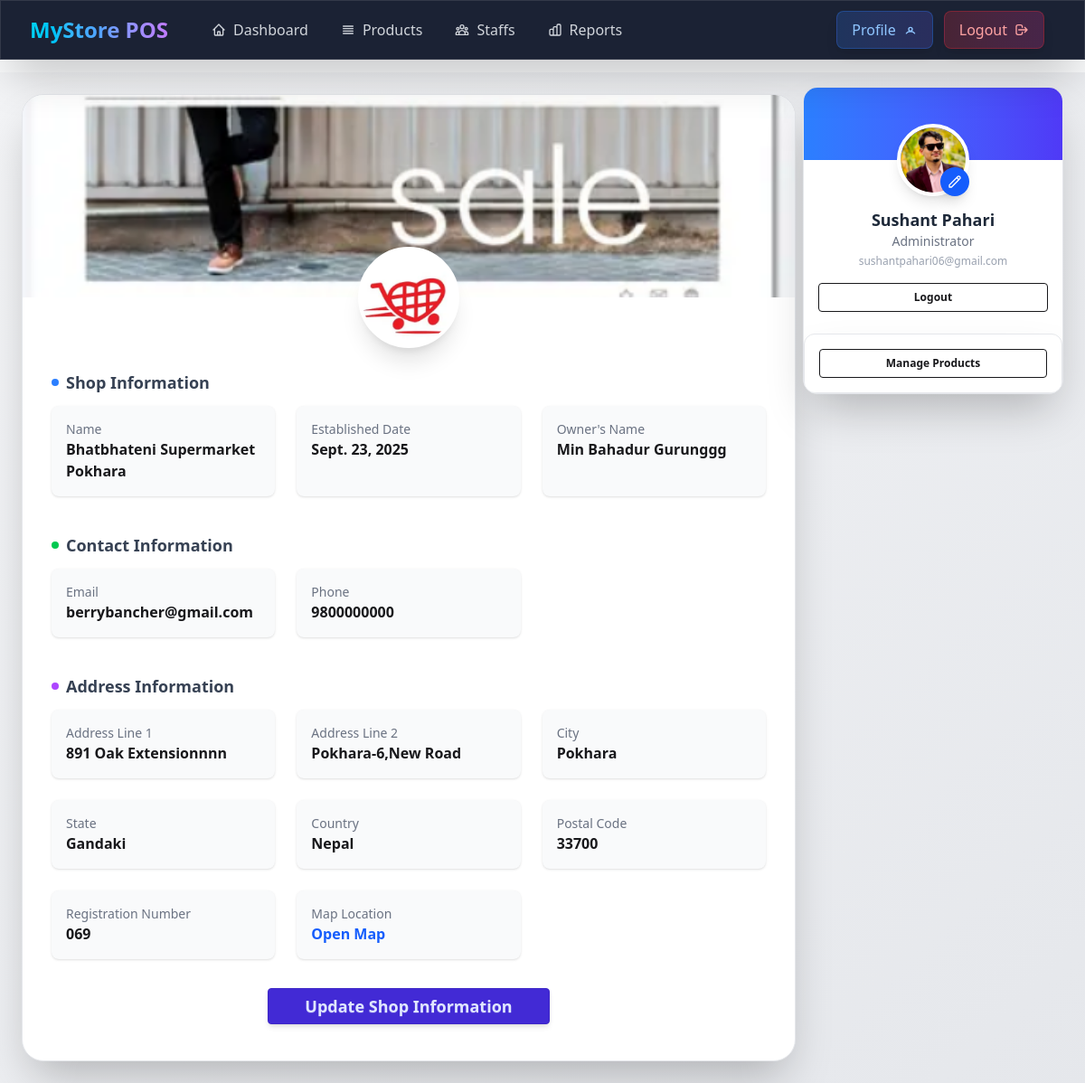
Page /shop/profile/ (signed in) on the earlier database version.
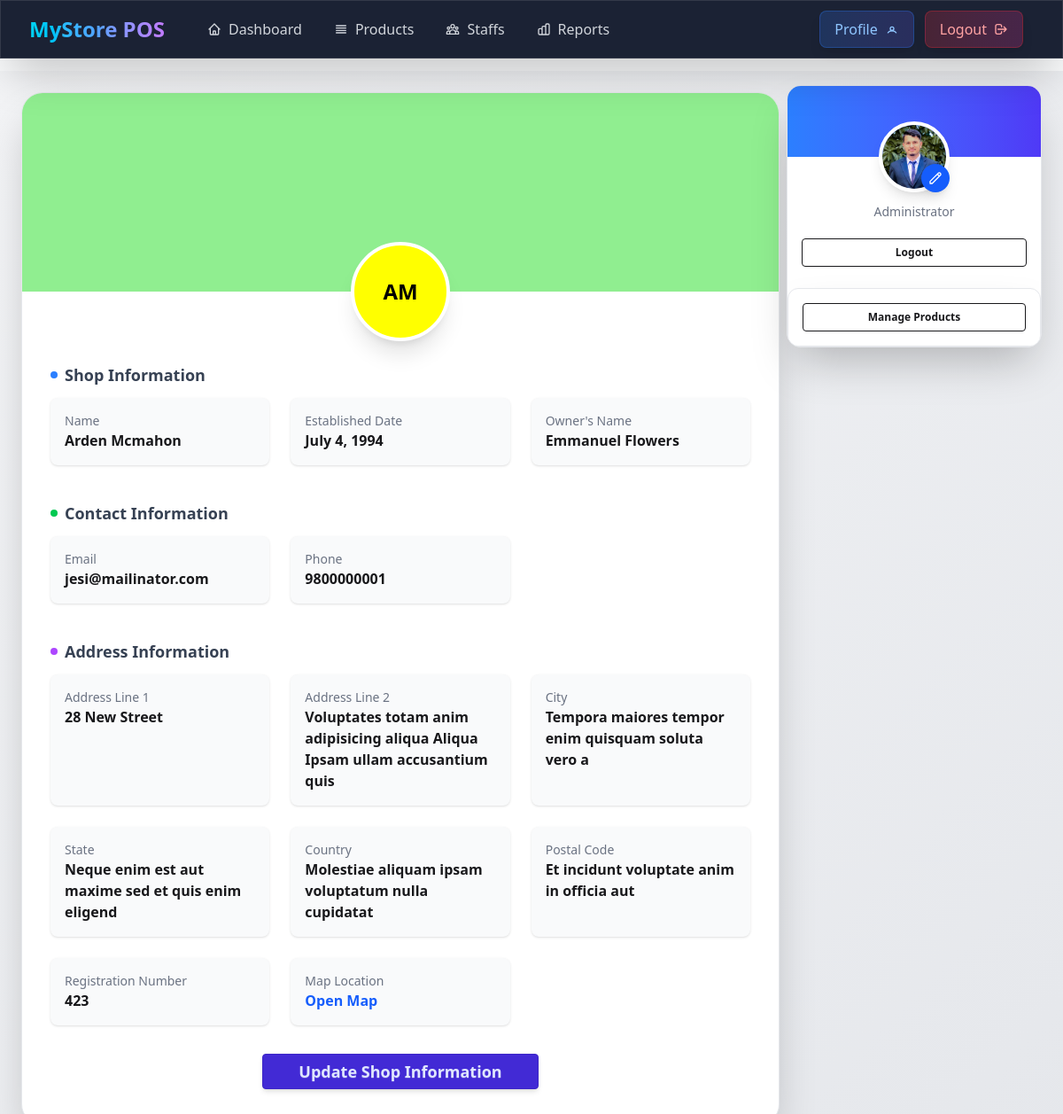
Same page on the later database version.
### accounts/models.py (models this page shows, shortened)
class CustomUser(AbstractUser):
    class Roles(models.TextChoices):
        SHOP_ADMIN="shop_admin","Shop Admin"
        STAFF="staff","Staff"
    address = models.CharField(max_length=255, null=True, blank=True)
    phone_number = models.CharField(max_length=10, null=True, blank=True)
    profile_pic = models.ImageField(upload_to="profile_pics", null=True, blank=True)
    role=models.CharField(
        max_length=20,
        choices=Roles.choices,
        default=Roles.SHOP_ADMIN,
    )
    workplace = models.ForeignKey(
        'shop.Shop',
        on_delete=models.CASCADE,
        null=True,
        blank=True,
        related_name='staff_members'  # This is fine
    )
    @property
    def profile_pic_url(self):
        if self.profile_pic and hasattr(self.profile_pic, 'url'):
            return self.profile_pic.url
        return '/static/images/default-profile.png'

### shop/models.py (models this page shows, shortened)
class Shop(models.Model):
    admin_user = models.OneToOneField("accounts.CustomUser", on_delete=models.CASCADE, related_name='shop')
    name = models.CharField(max_length=255)
    code=models.CharField(max_length=10, unique=True, blank=True, null=True)
    slug = models.SlugField(unique=True,blank=True, null=True)
    owner_name = models.CharField(max_length=255)
    email = models.EmailField(blank=True, null=True)
    phone_number = models.CharField(max_length=20)
    address_line_1 = models.CharField(max_length=255)
    address_line_2 = models.CharField(max_length=255)
    city=models.CharField(max_length=50)
    state=models.CharField(max_length=50)
    country=models.CharField(max_length=50)
    postal_code=models.CharField(max_length=50)
    map_location_url=models.URLField(blank=True, null=True)
    registration_number = models.CharField(max_length=100, blank=True, null=True)
    logo = models.ImageField(upload_to="shop_logos/", blank=True, null=True)
    banner = models.ImageField(upload_to="shop_banners/", blank=True, null=True)
    is_active = models.BooleanField(default=True)
    created_at = models.DateTimeField(auto_now_add=True)
    updated_at = models.DateTimeField(auto_now=True)
    established_date = models.DateField(blank=True, null=True)

### shop/views.py (the view)
# urls.py: path("profile/", views.shop_profile, name="shop_profile"),
@login_required
def shop_profile(request):
    shop_admin = request.user
    try:
        shop_data = shop_admin.shop
    except Exception:
        messages.warning(request, "You need to register your shop first.")
        return redirect("shop:shop_register")
    context = {
        'admin': shop_admin,
        'shop': shop_data
    }
    return render(request, "shop/profile.html", context)

### shop/templates/shop/profile.html (shortened to what this page needs)
{% extends 'base.html' %}
{% load text_extras %}
{% block content %}
<main class="min-h-screen flex justify-center p-6 w-full bg-gradient-to-br from-gray-100 to-gray-200 dark:from-gray-900 dark:to-gray-800 relative lg:pr-80">
    <div class="hidden lg:block fixed top-24 right-6 w-72 space-y-4 z-30">
        <div class="rounded-2xl shadow-2xl bg-white dark:bg-gray-800 overflow-hidden border border-gray-200 dark:border-gray-700">
            <div class="relative -mt-10 flex flex-col items-center px-4 pb-6">
                <div class="relative">
                    <img src="{{admin.profile_pic_url}}" alt="User Profile"
                         class="w-20 h-20 rounded-full object-cover border-4 border-white shadow-lg">
                    <button onclick="document.getElementById('profilePicInputDesktop').click()"
                            class="absolute bottom-0 right-0 w-8 h-8 bg-blue-600 rounded-full flex items-center justify-center
                                   text-white shadow-lg hover:bg-blue-700 transition">
                        <svg class="w-4 h-4" fill="none" stroke="currentColor" viewBox="0 0 24 24">
                            <path stroke-linecap="round" stroke-linejoin="round" stroke-width="2"
                                  d="M15.232 5.232l3.536 3.536m-2.036-5.036a2.5 2.5 0 113.536 3.536L6.5 21.036H3v-3.572L16.732 3.732z"/>
                        </svg>
                    </button>
                </div>
                <h3 class="mt-3 text-lg font-bold text-gray-800 dark:text-gray-200">{{admin.get_full_name}}</h3>
                <p class="text-sm text-gray-500">Administrator</p>
                <p class="text-xs text-gray-400 mt-1 truncate">{{admin.email}}</p>
                <a class="btn btn-sm btn-outline mt-4 w-full" href="{% url 'accounts:logout_view' %}">Logout</a>
            </div>
            <div class="rounded-xl shadow-2xl bg-white dark:bg-gray-800 border border-gray-200 dark:border-gray-700 p-4 space-y-2 ">
                <a class="btn btn-outline btn-sm w-full" href="{% url 'shop:item_list' %}">Manage Products</a>
            </div>
        </div>
        </div>
    <div class="w-full max-w-5xl shadow-2xl rounded-3xl overflow-hidden bg-white dark:bg-gray-900 border border-gray-200 dark:border-gray-700">
        <div class="relative h-56">
            {% if shop.banner %}
            <img src="{{shop.banner.url}}" alt="Banner"
                 class="w-full h-full object-cover">
            {% else %}
                <div class="w-full h-full object-cover" style="background-color: lightgreen"></div>
            {% endif %}
            <div class="absolute -bottom-14 left-1/2 transform -translate-x-1/2">
                {% if shop.logo %}
                    <img src="{{ shop.logo.url }}" alt="Logo"
                        class="w-28 h-28 rounded-full border-4 border-white dark:border-gray-800 shadow-xl object-cover bg-white">
                {% else %}
                    <div class="w-28 h-28 rounded-full border-4 border-white dark:border-gray-800 shadow-xl text-center flex items-center justify-center text-black text-2xl font-bold"
                        style="background-color: yellow">
                        {{ shop.code|only_shop_name }}
                    </div>
                {% endif %}
            </div>
        </div>
        <div class="p-8 pt-20 space-y-10">
            <section>
                <h2 class="flex items-center gap-2 text-lg font-bold text-gray-700 dark:text-gray-300 mb-3">
                    <span class="w-2 h-2 rounded-full bg-blue-500"></span> Shop Information
                </h2>
                <div class="grid md:grid-cols-2 lg:grid-cols-3 gap-6">
                    <div class="p-4 bg-gray-50 dark:bg-gray-800 rounded-lg shadow-sm">
                        <label class="block text-gray-500 text-sm">Name</label>
                        <p class="font-semibold">{{shop.name}}</p>
                    </div>
                    <div class="p-4 bg-gray-50 dark:bg-gray-800 rounded-lg shadow-sm">
                        <label class="block text-gray-500 text-sm">Established Date</label>
                        <p class="font-semibold">{{shop.established_date}}</p>
                    </div>
                    <div class="p-4 bg-gray-50 dark:bg-gray-800 rounded-lg shadow-sm">
                        <label class="block text-gray-500 text-sm">Owner's Name</label>
                        <p class="font-semibold">{{shop.owner_name}}</p>
                    </div>
                </div>
            </section>
            <section>
                <h2 class="flex items-center gap-2 text-lg font-bold text-gray-700 dark:text-gray-300 mb-3">
                    <span class="w-2 h-2 rounded-full bg-green-500"></span> Contact Information
                </h2>
                <div class="grid md:grid-cols-2 lg:grid-cols-3 gap-6">
                    <div class="p-4 bg-gray-50 dark:bg-gray-800 rounded-lg shadow-sm">
                        <label class="block text-gray-500 text-sm">Email</label>
                        <p class="font-semibold">{{shop.email}}</p>
                    </div>
                    <div class="p-4 bg-gray-50 dark:bg-gray-800 rounded-lg shadow-sm">
                        <label class="block text-gray-500 text-sm">Phone</label>
                        <p class="font-semibold">{{shop.phone_number}}</p>
                    </div>
                </div>
            </section>
            <section>
                <h2 class="flex items-center gap-2 text-lg font-bold text-gray-700 dark:text-gray-300 mb-3">
                    <span class="w-2 h-2 rounded-full bg-purple-500"></span> Address Information
                </h2>
                <div class="grid md:grid-cols-2 lg:grid-cols-3 gap-6">
                    <div class="p-4 bg-gray-50 dark:bg-gray-800 rounded-lg shadow-sm">
                        <label class="block text-gray-500 text-sm">Address Line 1</label>
                        <p class="font-semibold">{{shop.address_line_1}}</p>
                    </div>
                    <div class="p-4 bg-gray-50 dark:bg-gray-800 rounded-lg shadow-sm">
                        <label class="block text-gray-500 text-sm">Address Line 2</label>
                        <p class="font-semibold">{{shop.address_line_2}}</p>
                    </div>
                    <div class="p-4 bg-gray-50 dark:bg-gray-800 rounded-lg shadow-sm">
                        <label class="block text-gray-500 text-sm">City</label>
                        <p class="font-semibold">{{shop.city}}</p>
                    </div>
                    <div class="p-4 bg-gray-50 dark:bg-gray-800 rounded-lg shadow-sm">
                        <label class="block text-gray-500 text-sm">State</label>
                        <p class="font-semibold">{{shop.state}}</p>
                    </div>
                    <div class="p-4 bg-gray-50 dark:bg-gray-800 rounded-lg shadow-sm">
                        <label class="block text-gray-500 text-sm">Country</label>
                        <p class="font-semibold">{{shop.country}}</p>
                    </div>
                    <div class="p-4 bg-gray-50 dark:bg-gray-800 rounded-lg shadow-sm">
                        <label class="block text-gray-500 text-sm">Postal Code</label>
                        <p class="font-semibold">{{shop.postal_code}}</p>
                    </div>
                    <div class="p-4 bg-gray-50 dark:bg-gray-800 rounded-lg shadow-sm">
                        <label class="block text-gray-500 text-sm">Registration Number</label>
                        <p class="font-semibold">{{shop.registration_number}}</p>
                    </div>
                    <div class="p-4 bg-gray-50 dark:bg-gray-800 rounded-lg shadow-sm">
                        <label class="block text-gray-500 text-sm">Map Location</label>
                        <a target="_blank" href="{{shop.map_location_url}}" class="font-semibold text-blue-600 hover:underline">
                            Open Map
                        </a>
                    </div>
                </div>
            </section>
        </div>
        <div class="px-8 pb-10 flex justify-center">
            <a class="btn btn-primary px-10 py-2 text-lg shadow-md hover:shadow-lg" href="{% url 'shop:shop_update' %}">
                Update Shop Information
            </a>
        </div>
    </div>
</main>
{% endblock content %}

### theme/templates/base.html (shortened to what this page needs)
{% load static tailwind_tags %}
<!DOCTYPE html>
<html lang="en">
<head>
    {% tailwind_css %}
</head>
<body class="bg-gray-50 dark:bg-gray-900 transition-colors duration-300">
{% block header %}
<header class="w-full bg-gradient-to-r from-slate-900 via-purple-900 to-slate-900 text-white shadow-2xl fixed top-0 left-0 z-50 glass-morphism">
    <div class="w-full px-4 sm:px-6 lg:px-8">
        <div class="flex justify-between items-center h-16">
            <div class="flex items-center flex-1">
                <div class="flex-shrink-0 mr-8">
                    <div class="font-bold text-xl sm:text-2xl bg-gradient-to-r from-cyan-400 via-blue-400 to-purple-400 bg-clip-text text-transparent animate-pulse">
                    </div>
                </div>
                <nav class="hidden [@media(min-width:1100px)]:flex items-center space-x-1">
                    <a href="{% url "app:dashboard"%}"
                       data-page="dashboard"
                       class="nav-link nav-gradient px-4 py-2 rounded-lg transition-all duration-300 hover:bg-white/10 hover:scale-105">
                        <span class="flex items-center space-x-2">
                            <svg class="w-4 h-4" fill="none" stroke="currentColor" viewBox="0 0 24 24">
                                <path stroke-linecap="round" stroke-linejoin="round" stroke-width="2" d="M3 12l2-2m0 0l7-7 7 7M5 10v10a1 1 0 001 1h3m10-11l2 2m-2-2v10a1 1 0 01-1 1h-3m-6 0a1 1 0 001-1v-4a1 1 0 011-1h2a1 1 0 011 1v4a1 1 0 001 1m-6 0h6"></path>
                            </svg>
                            <span>Dashboard</span>
                        </span>
                    </a>
                    <a href="{% url "shop:item_list"%}"
                       data-page="items"
                       class="nav-link nav-gradient px-4 py-2 rounded-lg transition-all duration-300 hover:bg-white/10 hover:scale-105">
                        <span class="flex items-center space-x-2">
                            <svg class="w-4 h-4" fill="none" stroke="currentColor" viewBox="0 0 24 24">
                                <path stroke-linecap="round" stroke-linejoin="round" stroke-width="2" d="M4 6h16M4 10h16M4 14h16M4 18h16"></path>
                            </svg>
                            <span>Products</span>
                        </span>
                    </a>
                    <a href="{% url "shop:staffs"%}"
                       data-page="staffs"
                       class="nav-link nav-gradient px-4 py-2 rounded-lg transition-all duration-300 hover:bg-white/10 hover:scale-105">
                        <span class="flex items-center space-x-2">
                            <span>Staffs</span>
                        </span>
                    </a>
                    <a href="#"
                       data-page="reports"
                       class="nav-link nav-gradient px-4 py-2 rounded-lg transition-all duration-300 hover:bg-white/10 hover:scale-105">
                        <span class="flex items-center space-x-2">
                            <span>Reports</span>
                        </span>
                    </a>
                </nav>
            </div>
            <div class="flex items-center space-x-2 sm:space-x-3">
                <a href="{% url 'shop:shop_profile' %}"
                   data-page="profile"
                   class="action-link px-3 sm:px-4 py-2 rounded-lg bg-gradient-to-r from-blue-500/20 to-indigo-500/20 hover:from-blue-500/30 hover:to-indigo-500/30 text-blue-300 hover:text-blue-200 border border-blue-500/30 transition-all duration-300 flex items-center space-x-2 hover:scale-105 shadow-lg">
                    <span class="hidden sm:inline">Profile</span>
                    <svg class="w-4 h-4" fill="none" stroke="currentColor" viewBox="0 0 24 24">
                        <path stroke-linecap="round" stroke-linejoin="round" stroke-width="2"
                              d="M5.121 17.804A7.5 7.5 0 0112 15a7.5 7.5 0 016.879 2.804M15 11a3 3 0 11-6 0 3 3 0 016 0z"/>
                    </svg>
                </a>
                <a href="{% url 'accounts:logout_view' %}"
                   class="action-link px-3 sm:px-4 py-2 rounded-lg bg-gradient-to-r from-red-500/20 to-pink-500/20 hover:from-red-500/30 hover:to-pink-500/30 text-red-300 hover:text-red-200 border border-red-500/30 transition-all duration-300 flex items-center space-x-2 hover:scale-105 shadow-lg">
                    <span class="hidden sm:inline">Logout</span>
                    <svg class="w-4 h-4" fill="none" stroke="currentColor" viewBox="0 0 24 24">
                        <path stroke-linecap="round" stroke-linejoin="round" stroke-width="2" d="M17 16l4-4m0 0l-4-4m4 4H7m6 4v1a3 3 0 01-3 3H6a3 3 0 01-3-3V7a3 3 0 013-3h4a3 3 0 013 3v1"></path>
                    </svg>
                </a>
            </div>
        </div>
    </div>
</header>
{% endblock header %}
{% block content %}
{% endblock content %}
</body>
</html>

Differences in the rows shown:
no longer on this page (row edited): Shop: banner (picture), logo (picture), name "Bhatbhateni Supermarket Pokhara", established_date "Sept. 23, 2025", owner_name "Min Bahadur Gurunggg", email "berrybancher@gmail.com", phone_number "9800000000", address_line_1 "891 Oak Extensionnnn", address_line_2 "Pokhara-6,New Road", city "Pokhara", state "Gandaki", country "Nepal", postal_code "33700", registration_number "069"
changed CustomUser: profile_pic_url: a different picture; get_full_name "Sushant Pahari" → (not shown); email "sushantpahari06@gmail.com" → (not shown)
added Shop: code|only_shop_name "AM", name "Arden Mcmahon", established_date "July 4, 1994", owner_name "Emmanuel Flowers", email "jesi@mailinator.com", phone_number "9800000001", address_line_1 "28 New Street", address_line_2 "Voluptates totam anim adipisicing aliqua Aliqua Ipsam ullam accusantium quis", city "Tempora maiores tempor enim quisquam soluta vero a", state "Neque enim est aut maxime sed et quis enim eligend", country "Molestiae aliquam ipsam voluptatum nulla cupidatat", postal_code "Et incidunt voluptate anim in officia aut", registration_number "423"
